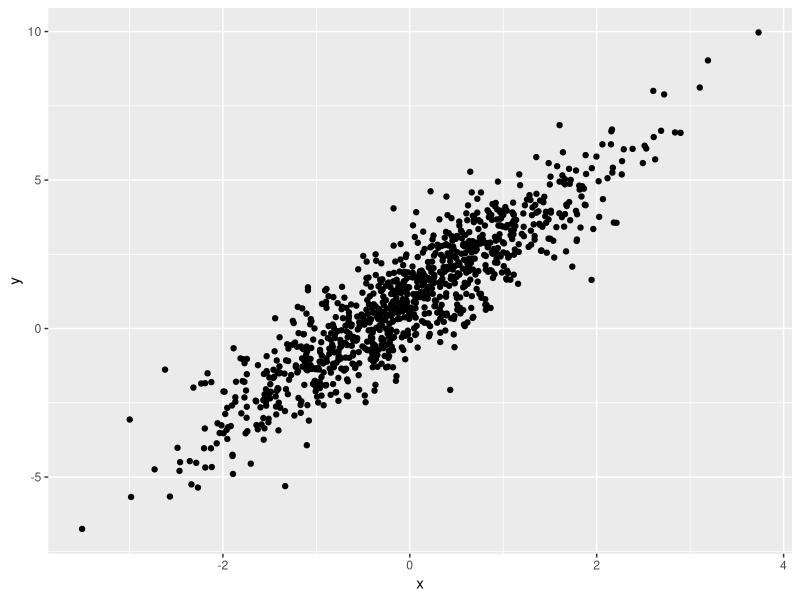
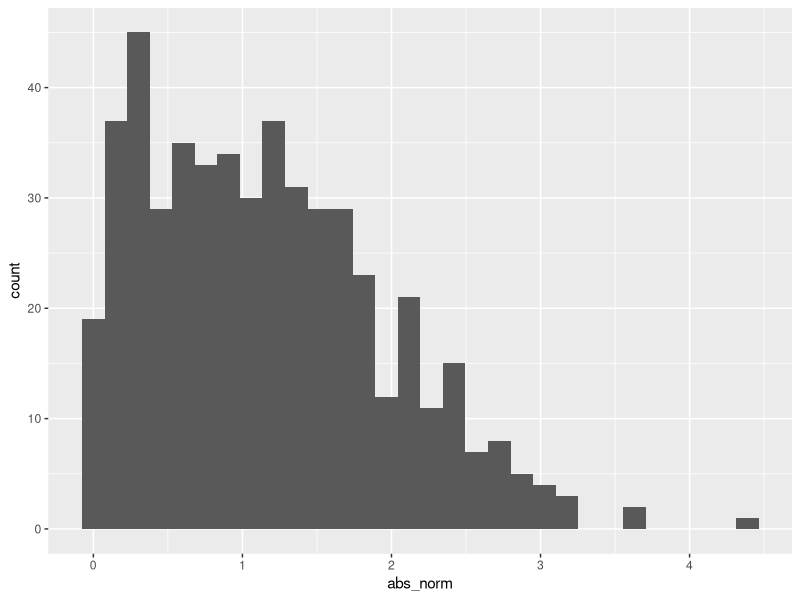

The R script that drew these images, in order:
## ---- chunk 1
library(tidyverse)
## ---- chunk 2
samp = rnorm(100)
length(samp)
## ---- chunk 3
plot_df = 
  tibble(
    x = rnorm(n = 1000),
    y = 1 + 2 * x + rnorm(n = 1000)
  )

ggplot(plot_df, aes(x = x, y = y)) + geom_point()
## ---- chunk 4
la_df =
  tibble(
    norm = rnorm(n = 500, mean = 1),
    logical = norm > 0,
    abs_norm = abs(norm)
  )

ggplot(la_df, aes(x = abs_norm)) + geom_histogram()
